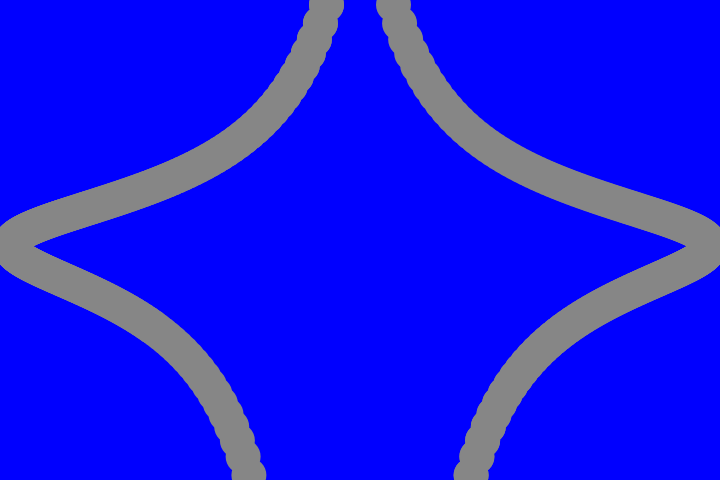
Frame 1 (no input)
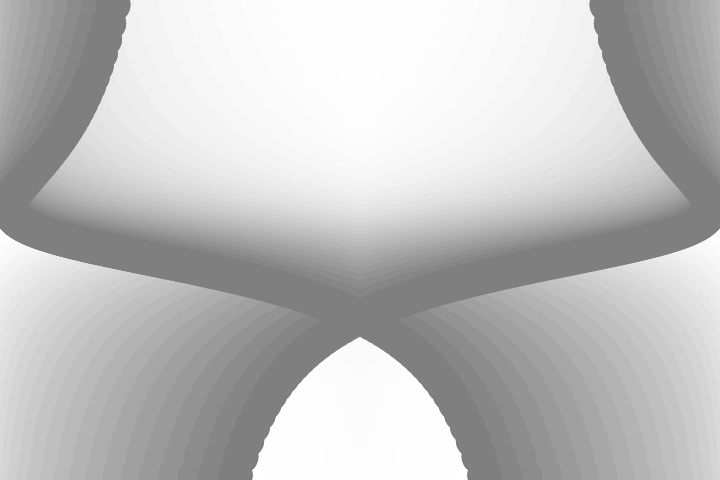
Frame 60 (the mouse pressed at the canvas centre just before this capture)
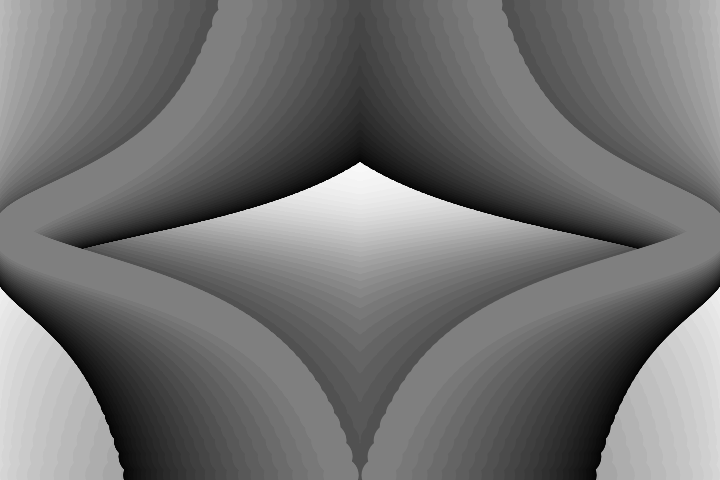
Frame 120 (the mouse held since frame 60 and released just before this capture)

The Processing sketch that drew these frames (run headless with seeded random() and noise(); from frame 60 on, the mouse is pressed at the canvas centre):

// Processing sketch: pattern_5_sjoerd
// ── pattern_5_sjoerd.pde
// Pattern 5 
// Sjoerd van Huijgevoort

void setup()

{

size(720, 480);

background(0,0,255);

}

void draw ()

{

translate (width/2, height/2);

float mag = 50;

float s = 35;

for (int i = 0 ; i < 600; i++) {

float w = map(sin(radians(frameCount)),-1,1,-350,350);

float wave1 = map(cos(radians(frameCount*0.6+ i - w)),-1,1,-350,350);

float wave2 = map(tan(radians(frameCount+i)),-1,1,-mag,mag);

float c = map (sin(radians(frameCount*3)),-1,1,0,255);

fill (c);

noStroke();

ellipse(wave1,wave2,s,s);

}

}
